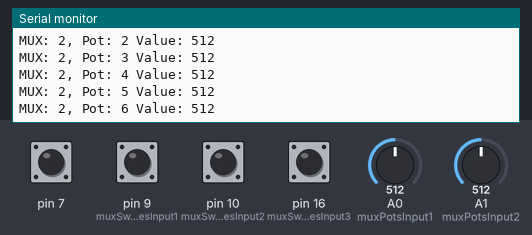
Recording of a sketch running on a simulated Arduino Leonardo, built with avr-gcc and run on an emulated ATmega32U4. On the bench: the last lines printed to the serial monitor. The inputs (shaded band) are chosen by the test bench; at power-on: pin 7, pin 9 (muxSwitchesInput1), pin 10 (muxSwitchesInput2), pin 16 (muxSwitchesInput3) HIGH, A0 (muxPotsInput1) = 512, A1 (muxPotsInput2) = 512.

Above: at 1.2 s.
1.3 s: pin 9 (muxSwitchesInput1) pulled LOW for 0.15 s
At 1.7 s:
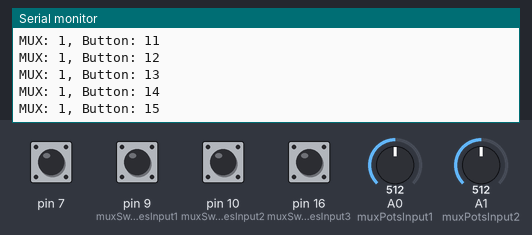
2.9 s: A0 (muxPotsInput1) set to 716
At 4.1 s:
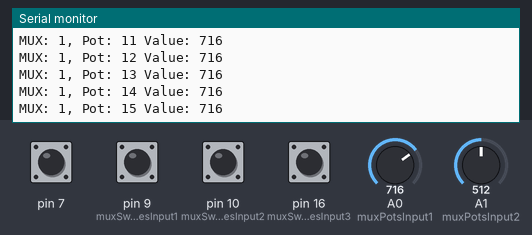
4.4 s: A1 (muxPotsInput2) set to 716
At 5.0 s:
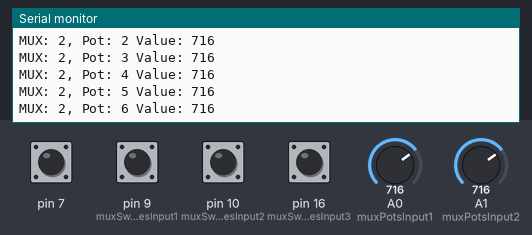
5.9 s: pin 10 (muxSwitchesInput2) pulled LOW for 0.15 s
At 6.4 s:
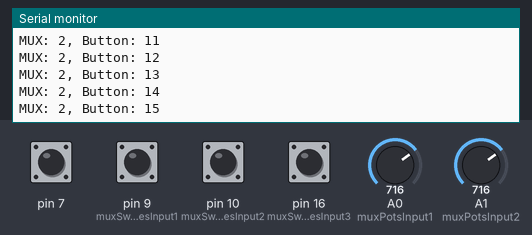
7.5 s: pin 16 (muxSwitchesInput3) pulled LOW for 0.15 s
At 8.7 s:
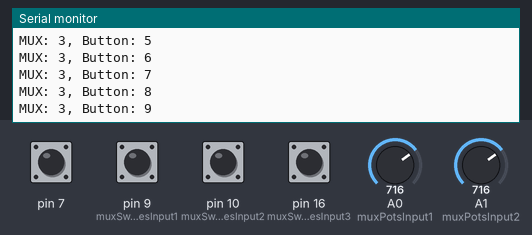
9.1 s: A0 (muxPotsInput1) set to 900
At 10.3 s:
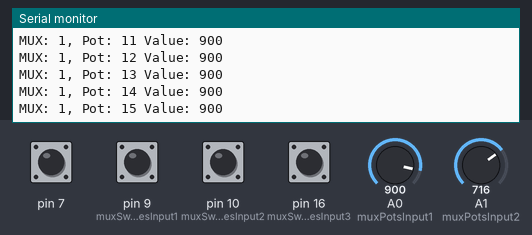
Timing chart, 0 to 11.6 s (numbered marks = the images above; inputs shaded):
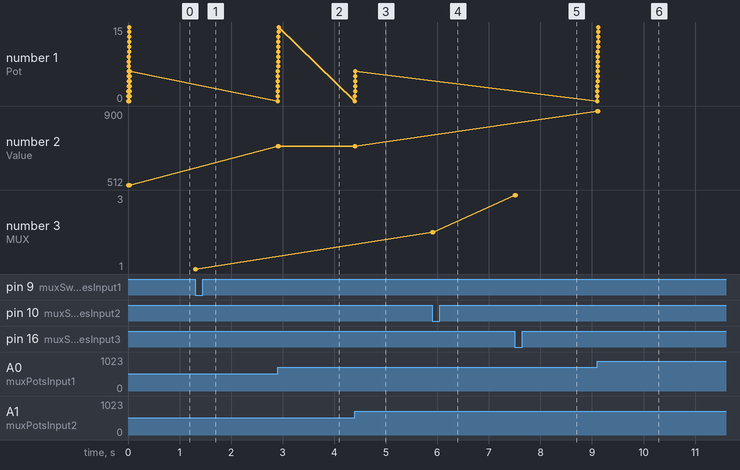

Measured:
- after the input at 1.3 s, the serial monitor: prints a new line at once (image 1)
- after the input at 2.9 s, the serial monitor: prints a new line at once (image 2)
- after the input at 4.4 s, the serial monitor: prints a new line at once (image 3)
- after the input at 5.9 s, the serial monitor: prints a new line at once (image 4)
- after the input at 7.5 s, the serial monitor: prints a new line at once (image 5)
- after the input at 9.1 s, the serial monitor: prints a new line at once (image 6)
- plotted number 2: 512 → 716 after the input at 2.9 s, 716 → 900 after the input at 9.1 s

The sketch:

DJController.ino
```cpp
#include <Arduino.h>
#include "MIDIUSB.h"
#include <Wire.h>
#include "MCP23017Encoders.h"
#include <ResponsiveAnalogRead.h>

int startingCCPots = 1;      // Starting CC for pots
int startingCCButtons = 50;  // Starting CC for buttons
int startingCCEncoders = 100; // Starting CC for encoders


int muxChannel1 = 4;
int muxChannel2 = 5;
int muxChannel3 = 6;
int muxChannel4 = 8;

int muxSwitchesInput1 = 9; // 16 channel digital
int muxSwitchesInput2 = 10; // 16 channel digital
int muxSwitchesInput3 = 16; // 16 channel digital


int muxPotsInput1 = A0; // 16 channel analog
int muxPotsInput2 = A1; // 8 channel analog

// MULTIPLEXER 1 BUTTONS - 16 CH
const int NUMBER_MUX_1_BUTTONS = 16;
bool muxButtons1CurrentState[NUMBER_MUX_1_BUTTONS] = {0};
bool muxButtons1PreviousState[NUMBER_MUX_1_BUTTONS] = {0};

unsigned long lastDebounceTimeMUX1[NUMBER_MUX_1_BUTTONS] = {0};
unsigned long debounceDelayMUX1 = 20;

// MULTIPLEXER 2 BUTTONS - 16 CH
const int NUMBER_MUX_2_BUTTONS = 16;
bool muxButtons2CurrentState[NUMBER_MUX_2_BUTTONS] = {0};
bool muxButtons2PreviousState[NUMBER_MUX_2_BUTTONS] = {0};

unsigned long lastDebounceTimeMUX2[NUMBER_MUX_2_BUTTONS] = {0};
unsigned long debounceDelayMUX2 = 20;

// MULTIPLEXER 3 BUTTONS - 16 CH
const int NUMBER_MUX_3_BUTTONS = 16;
bool muxButtons3CurrentState[NUMBER_MUX_3_BUTTONS] = {0};
bool muxButtons3PreviousState[NUMBER_MUX_3_BUTTONS] = {0};

unsigned long lastDebounceTimeMUX3[NUMBER_MUX_3_BUTTONS] = {0};
unsigned long debounceDelayMUX3 = 20;


// MULTIPLEXER 1 POTS - 16 CH
const int NUMBER_MUX_1_POTS = 16;
int muxPots1CurrentValue[NUMBER_MUX_1_POTS] = {0};
int muxPots1PreviousValue[NUMBER_MUX_1_POTS] = {0};

ResponsiveAnalogRead potsMux1[NUMBER_MUX_1_POTS] = {
  ResponsiveAnalogRead(A0, true),
  ResponsiveAnalogRead(A0, true),
  ResponsiveAnalogRead(A0, true),
  ResponsiveAnalogRead(A0, true),
  ResponsiveAnalogRead(A0, true),
  ResponsiveAnalogRead(A0, true),
  ResponsiveAnalogRead(A0, true),
  ResponsiveAnalogRead(A0, true),
  ResponsiveAnalogRead(A0, true),
  ResponsiveAnalogRead(A0, true),
  ResponsiveAnalogRead(A0, true),
  ResponsiveAnalogRead(A0, true),
  ResponsiveAnalogRead(A0, true),
  ResponsiveAnalogRead(A0, true),
  ResponsiveAnalogRead(A0, true),
  ResponsiveAnalogRead(A0, true)
};


// MULTIPLEXER 2 POTS - 8 CH
const int NUMBER_MUX_2_POTS = 7;
int muxPots2CurrentValue[NUMBER_MUX_2_POTS] = {0};
int muxPots2PreviousValue[NUMBER_MUX_2_POTS] = {0};


ResponsiveAnalogRead potsMux2[NUMBER_MUX_2_POTS] = {
  ResponsiveAnalogRead(A1, true),
  ResponsiveAnalogRead(A1, true),
  ResponsiveAnalogRead(A1, true),
  ResponsiveAnalogRead(A1, true),
  ResponsiveAnalogRead(A1, true),
  ResponsiveAnalogRead(A1, true),
  ResponsiveAnalogRead(A1, true),
};


// Encoders
const int numberOfEncoders = 8;
MCP23017Encoders myMCP23017Encoders(7); // Parameter is the Arduino interrupt pin that the MCP23017 is connected to

int previousValues[numberOfEncoders] = {0}; // Array to store previous values of each encoder

void setup()
{
  Serial.begin(9600);

  pinMode(muxChannel1, OUTPUT);
  pinMode(muxChannel2, OUTPUT);
  pinMode(muxChannel3, OUTPUT);
  pinMode(muxChannel4, OUTPUT);
  digitalWrite(muxChannel1, LOW);
  digitalWrite(muxChannel2, LOW);
  digitalWrite(muxChannel3, LOW);
  digitalWrite(muxChannel4, LOW);

  pinMode(muxSwitchesInput1, INPUT_PULLUP); // Digital input for the first set of switches
  pinMode(muxSwitchesInput2, INPUT_PULLUP); // Digital input for the second set of switches
  pinMode(muxSwitchesInput3, INPUT_PULLUP); // Digital input for the second set of switches

  pinMode(muxPotsInput1, INPUT); // Analog input for the first set of pots
  pinMode(muxPotsInput2, INPUT); // Analog input for the second set of pots

  myMCP23017Encoders.begin();
  myMCP23017Encoders.setAccel(0, 100);
}

void loop()
{
  updateEncoders();
  updateMUXButtons(muxSwitchesInput1, NUMBER_MUX_1_BUTTONS, muxButtons1CurrentState, muxButtons1PreviousState, lastDebounceTimeMUX1, debounceDelayMUX1, 1);
  updateMUXButtons(muxSwitchesInput2, NUMBER_MUX_2_BUTTONS, muxButtons2CurrentState, muxButtons2PreviousState, lastDebounceTimeMUX2, debounceDelayMUX2, 2);
  updateMUXButtons(muxSwitchesInput3, NUMBER_MUX_3_BUTTONS, muxButtons3CurrentState, muxButtons3PreviousState, lastDebounceTimeMUX3, debounceDelayMUX3, 3);

  updateMUXPots(muxPotsInput1, NUMBER_MUX_1_POTS, muxPots1CurrentValue, muxPots1PreviousValue, 1);
  updateMUXPots(muxPotsInput2, NUMBER_MUX_2_POTS, muxPots2CurrentValue, muxPots2PreviousValue, 2);


}

void updateEncoders() {
  for (int i = 0; i < numberOfEncoders; i++)
  {
    int currentValue = myMCP23017Encoders.read(i);

    if (currentValue != previousValues[i])
    {
      Serial.print("Encoder ");
      Serial.print(i);
      Serial.print(": ");
      Serial.println(currentValue);
      byte ccNumber = startingCCEncoders + i;  // Use the encoder index to assign a CC number
      int delta = currentValue - previousValues[i];
      byte ccValue = (delta > 0) ? 1 : 127;  // Send 1 for clockwise, 127 for counterclockwise

      midiControlChange(0, ccNumber, ccValue);  // Send MIDI CC message

      previousValues[i] = currentValue;
    }
  }
}

void updateMUXButtons(int muxInputPin, int numberOfButtons, bool *currentState, bool *previousState, unsigned long *lastDebounceTime, unsigned long debounceDelay, int muxNumber) {
  for (int i = 0; i < numberOfButtons; i++) {
    int A = (i >> 0) & 1;  // Extract the least significant bit
    int B = (i >> 1) & 1;  // Extract the second bit
    int C = (i >> 2) & 1;  // Extract the third bit
    int D = (i >> 3) & 1;  // Extract the most significant bit

    digitalWrite(muxChannel1, A);  // A corresponds to the least significant bit
    digitalWrite(muxChannel2, B);  // B corresponds to the second bit
    digitalWrite(muxChannel3, C);  // C corresponds to the third bit
    digitalWrite(muxChannel4, D);  // D corresponds to the most significant bit

    //delay(1);  // Add a longer delay for debugging

    currentState[i] = digitalRead(muxInputPin);

    if ((millis() - lastDebounceTime[i]) > debounceDelay) {
      if (currentState[i] != previousState[i]) {
        lastDebounceTime[i] = millis();

        if (currentState[i] == LOW) {
          Serial.print("MUX: ");
          Serial.print(muxNumber);
          Serial.print(", Button: ");
          Serial.println(i);
          pressButton(muxNumber, i, 1);
        } else {
          pressButton(muxNumber, i, 0);
        }

        previousState[i] = currentState[i];
      }
    }
  }
}

void pressButton(int muxNumber, int buttonNumber, int state) {
  byte ccNumber = startingCCButtons + (muxNumber - 1) * NUMBER_MUX_1_BUTTONS + buttonNumber;
  byte ccValue = (state == 1) ? 127 : 0;  // Send 127 for button press, 0 for release

  midiControlChange(0, ccNumber, ccValue);  // Send MIDI CC message
}


void updateMUXPots(int muxInputPin, int numberOfPots, int *currentValue, int *previousValue, int muxNumber) {
  for (int i = 0; i < numberOfPots; i++) {
    int A = (i >> 0) & 1;
    int B = (i >> 1) & 1;
    int C = (i >> 2) & 1;
    int D = (i >> 3) & 1;

    // Set the channel selection for the multiplexer
    digitalWrite(muxChannel1, A);
    digitalWrite(muxChannel2, B);
    digitalWrite(muxChannel3, C);

    if (muxNumber == 1) { // 16-channel multiplexer
      digitalWrite(muxChannel4, D);  // D is only used for the 16-channel mux
    }

    //delay(1);  // Small delay for stable channel switching

    if (muxNumber == 1) {
      potsMux1[i].update();  // Update the analog value reading for Mux 1
      currentValue[i] = potsMux1[i].getValue();  // Handle responsive analog read
    } else if (muxNumber == 2) {
      potsMux2[i].update();
      currentValue[i] = potsMux2[i].getValue();
    }

    if (currentValue[i] != previousValue[i]) {
      Serial.print("MUX: ");
      Serial.print(muxNumber);
      Serial.print(", Pot: ");
      Serial.print(i);
      Serial.print(" Value: ");
      Serial.println(currentValue[i]);
      handlePots(muxNumber, i, currentValue[i]);
      previousValue[i] = currentValue[i];  // Update the previous value
    }
  }
}


void handlePots(int muxNumber, int potNumber, int value) {
  byte ccNumber = startingCCPots;

  // Dynamically calculate the CC number based on the multiplexer
  if (muxNumber == 1) {
    ccNumber += potNumber;  // MUX 1 pots
  } else if (muxNumber == 2) {
    ccNumber += NUMBER_MUX_1_POTS + potNumber;  // MUX 2 starts after MUX 1's pots
  }

  byte ccValue = map(value, 0, 1023, 0, 127);  // Map analog value (0-1023) to MIDI CC value (0-127)

  midiControlChange(0, ccNumber, ccValue);  // Send MIDI CC message
}


void midiNoteOn(byte channel, unsigned short note) {
  midiEventPacket_t midiNoteOn = { 0x09, 0x90 | channel, note, 100 };
  MidiUSB.sendMIDI(midiNoteOn);
  MidiUSB.flush();  // Ensure the message is sent immediately
}

void midiNoteOff(byte channel, unsigned short note) {
  midiEventPacket_t midiNoteOff = { 0x08, 0x80 | channel, note, 0 };
  MidiUSB.sendMIDI(midiNoteOff);
  MidiUSB.flush();  // Ensure the message is sent immediately
}

void midiControlChange(byte channel, byte control, byte value) {
  midiEventPacket_t event = { 0x0B, 0xB0 | channel, control, value };
  MidiUSB.sendMIDI(event);
  MidiUSB.flush();  // Ensure the message is sent immediately
}
```

MCP23017Encoders.cpp
```cpp
#include <arduino.h>
#include "MCP23017Encoders.h"

int _MCP23017intPin;
Adafruit_MCP23X17 _mcp;

volatile struct mcpEncoder
{
    int tickValue;
    uint16_t previousBitMask;
    unsigned long msSinceLastRead;
    int currentValue;
    int previousValue; // Store previous value
    float accel;       // Accelerator value
    unsigned long lastDebounceTime; // Debouncing timer
} mcpEncoders[MCP_ENCODERS];

MCP23017Encoders::MCP23017Encoders(int intPin)
{
    _MCP23017intPin = intPin;
}

void MCP23017Encoders::begin()
{
    int i;

    _mcp.begin_I2C(); // Use default address 0

    pinMode(_MCP23017intPin, INPUT);

    _mcp.setupInterrupts(MCP_INT_MIRROR, MCP_INT_ODR, LOW); // The MCP output interrupt pin.
    for (i = 0; i < 16; i++)
    {
        _mcp.pinMode(i, INPUT_PULLUP);
        _mcp.setupInterruptPin(i, CHANGE);
    }

    _mcp.readGPIOAB(); // Initialize for interrupts.

    attachInterrupt(digitalPinToInterrupt(_MCP23017intPin), MCP23017EncoderISR, FALLING);

    for (i = 0; i < MCP_ENCODERS; i++)
    {
        mcpEncoders[i].accel = 1;
        mcpEncoders[i].msSinceLastRead = millis();
        mcpEncoders[i].previousValue = 0; // Initialize previous value
        mcpEncoders[i].lastDebounceTime = 0; // Initialize debounce timer
    }
}

int MCP23017Encoders::read(int encoder)
{
    if (encoder < 0 || encoder >= MCP_ENCODERS) return 0;

    unsigned long currentTime = millis();
    if (currentTime - mcpEncoders[encoder].lastDebounceTime > 50) // 50ms debounce delay
    {
        float w = abs(mcpEncoders[encoder].tickValue) / (currentTime - mcpEncoders[encoder].msSinceLastRead);

        if (w > 11)
            mcpEncoders[encoder].currentValue += mcpEncoders[encoder].tickValue * mcpEncoders[encoder].accel;
        else
            mcpEncoders[encoder].currentValue += mcpEncoders[encoder].tickValue;

        mcpEncoders[encoder].tickValue = 0;
        mcpEncoders[encoder].msSinceLastRead = currentTime;
        mcpEncoders[encoder].lastDebounceTime = currentTime;
    }

    if (mcpEncoders[encoder].currentValue != mcpEncoders[encoder].previousValue) // Check if value has changed
    {
        mcpEncoders[encoder].previousValue = mcpEncoders[encoder].currentValue; // Update previous value
        return mcpEncoders[encoder].currentValue;
    }

    return mcpEncoders[encoder].previousValue;
}

void MCP23017Encoders::write(int encoder, int value)
{
    if (encoder < 0 || encoder >= MCP_ENCODERS) return;

    mcpEncoders[encoder].currentValue = value;
    mcpEncoders[encoder].previousValue = value; // Update previous value when writing
}

void MCP23017Encoders::setAccel(int encoder, float value)
{
    if (encoder < 0 || encoder >= MCP_ENCODERS) return;

    mcpEncoders[encoder].accel = value;
}

/*
  Interrupt service
*/
static void MCP23017EncoderISR(void)
{
    uint8_t p;
    uint16_t v;

    noInterrupts();
    detachInterrupt(digitalPinToInterrupt(_MCP23017intPin));
    interrupts();

    p = _mcp.getLastInterruptPin();
    v = _mcp.readGPIOAB();

    for (int i = 0; i < 8; i++)
    {
        uint16_t mask = (0x03 << (i * 2));
        uint16_t currentBits = (v & mask) >> (i * 2);
        currentBits |= mcpEncoders[i].previousBitMask << 2;

        switch (currentBits)
        {
            case 0: case 5: case 10: case 15:
                break;

            case 1: case 7: case 8: case 14:
                mcpEncoders[i].tickValue++;
                break;

            case 2: case 4: case 11: case 13:
                mcpEncoders[i].tickValue--;
                break;
        }

        mcpEncoders[i].previousBitMask = v & mask;
    }

    EIFR = 0x01;
    attachInterrupt(digitalPinToInterrupt(_MCP23017intPin), MCP23017EncoderISR, FALLING);
}
```

MCP23017Encoders.h
```cpp
/*
  MCP23017Encoders.h - multiplex 8 interrupt driven rotary encoders on an MCP23017 chip over I2C

  Created by Curiosity Workshop / Michael Gerlicher, December 2020.

  The use of this library is at your own risk and does not include warantee for any purpose.
  Please don't trust it with anything that can cause damage to ANYTHING including
  persons, property, the destruction of Earth or other celestial bodies.

  This library is dependent upon the adafruit MCP23017 library and it must be installed and included.

  To report problems, download updates and examples, suggest enhancements or get technical support, please visit my patreon page:

     www.patreon.com/curiosityworkshop
     www.github.com/curiosity-workshop


     Initial version released January 23 2021

*/


#ifndef MCP23017Encoders_h
#define MCP23017Encoders_h

#include "Adafruit_MCP23X17.h"

// Register bits
#define MCP_INT_MIRROR false  // Mirror inta to intb.
#define MCP_INT_ODR    false // Open drain.
#define MCP_ENCODERS 8          // how many encoders are attached to the MCP23017

class MCP23017Encoders
{
  public:

    MCP23017Encoders(int intPin);               // Constructor, intPin is the arduino interrupt pin that the MCP23017 is attached to

    void begin(void);                           // Sets up the MCP23017 chip
    int  read(int encoder);                     // Return current value of encoder (0-7)
    void write(int encoder, int value);         // write encoder with value  (int encoder, int value)
    void setAccel(int encoder, float value);    // set acceleration factor (currently under construction)
  private:


};


static void MCP23017EncoderISR(void);


#endif
```
